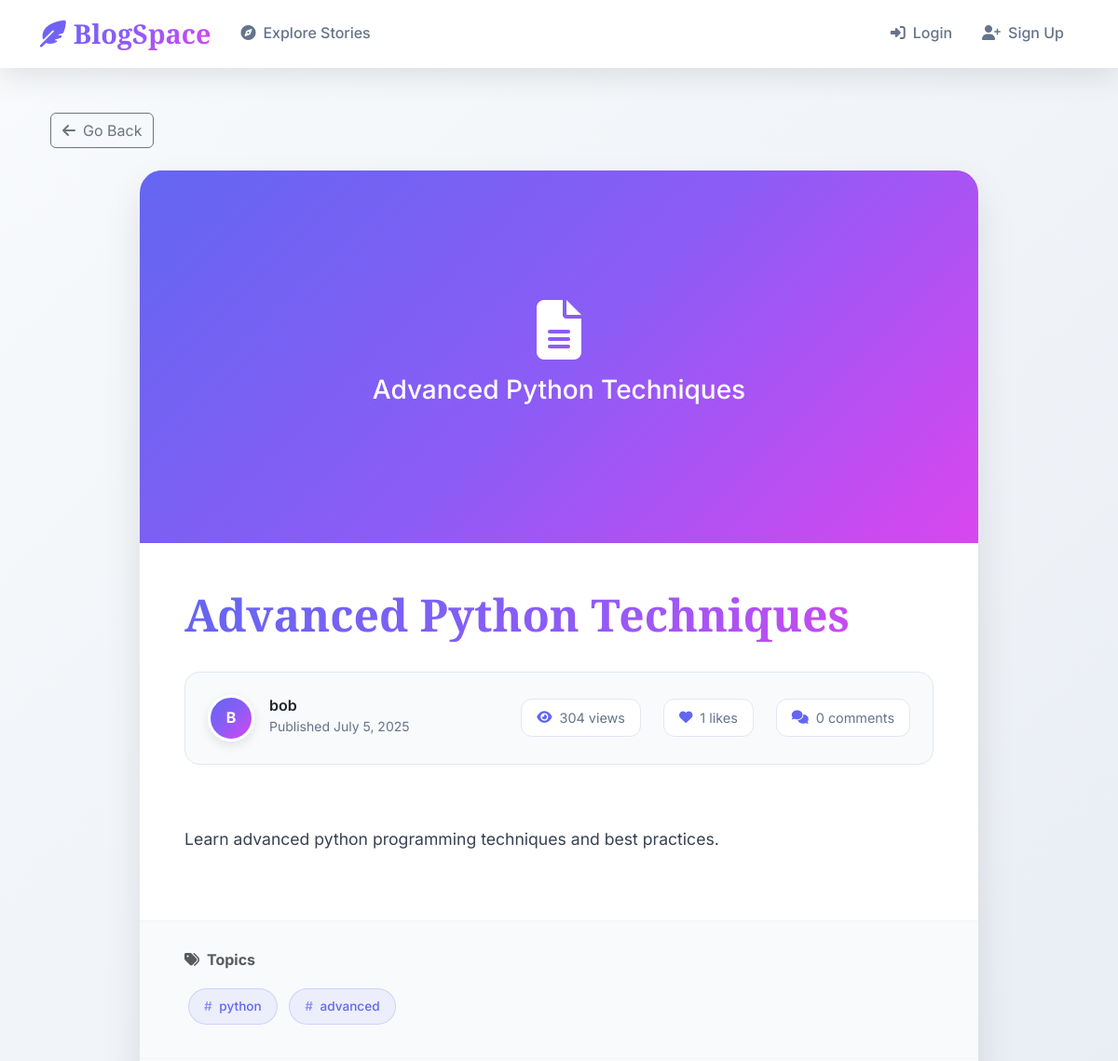
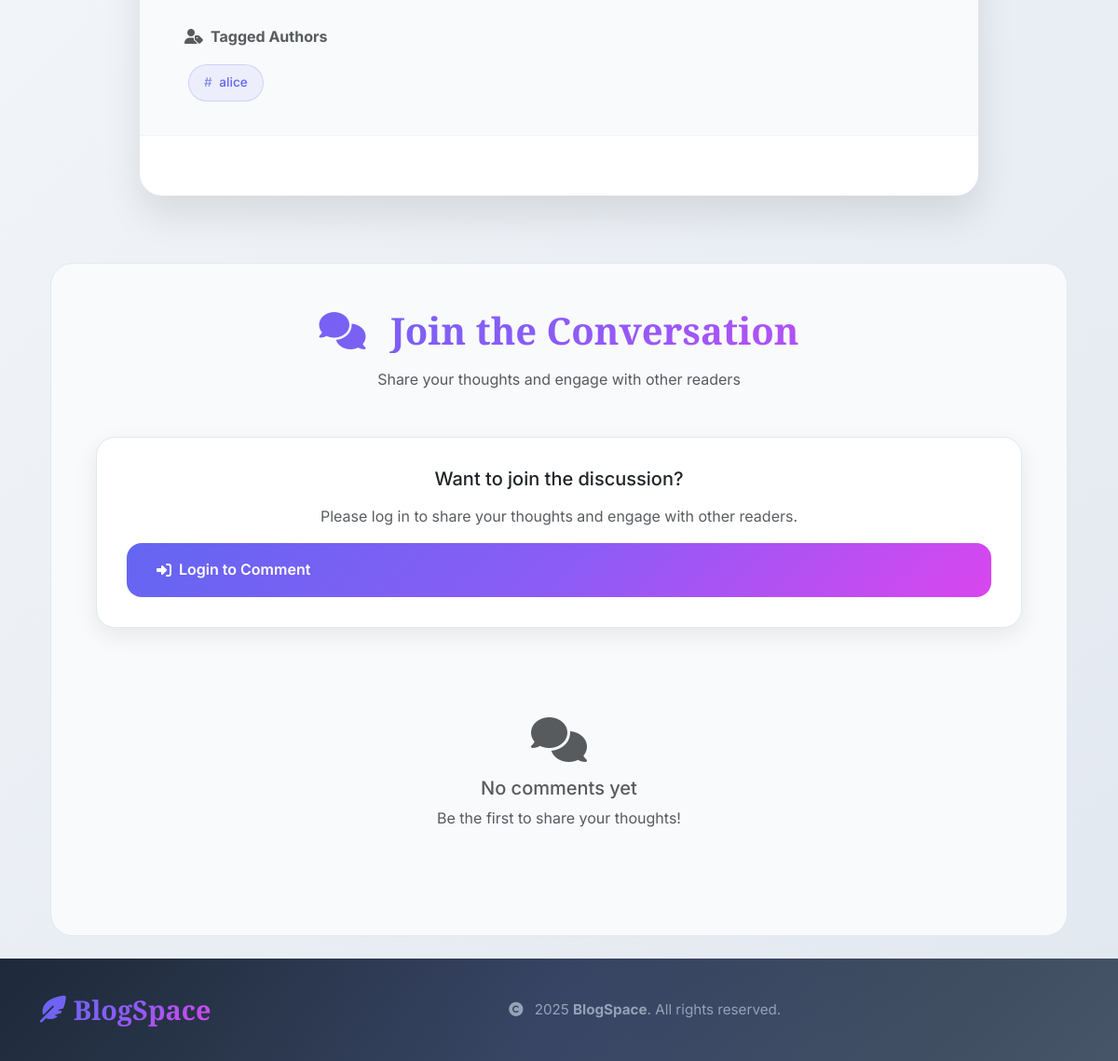
Page /post/18/ on the earlier database version (2 pictures, top to bottom).
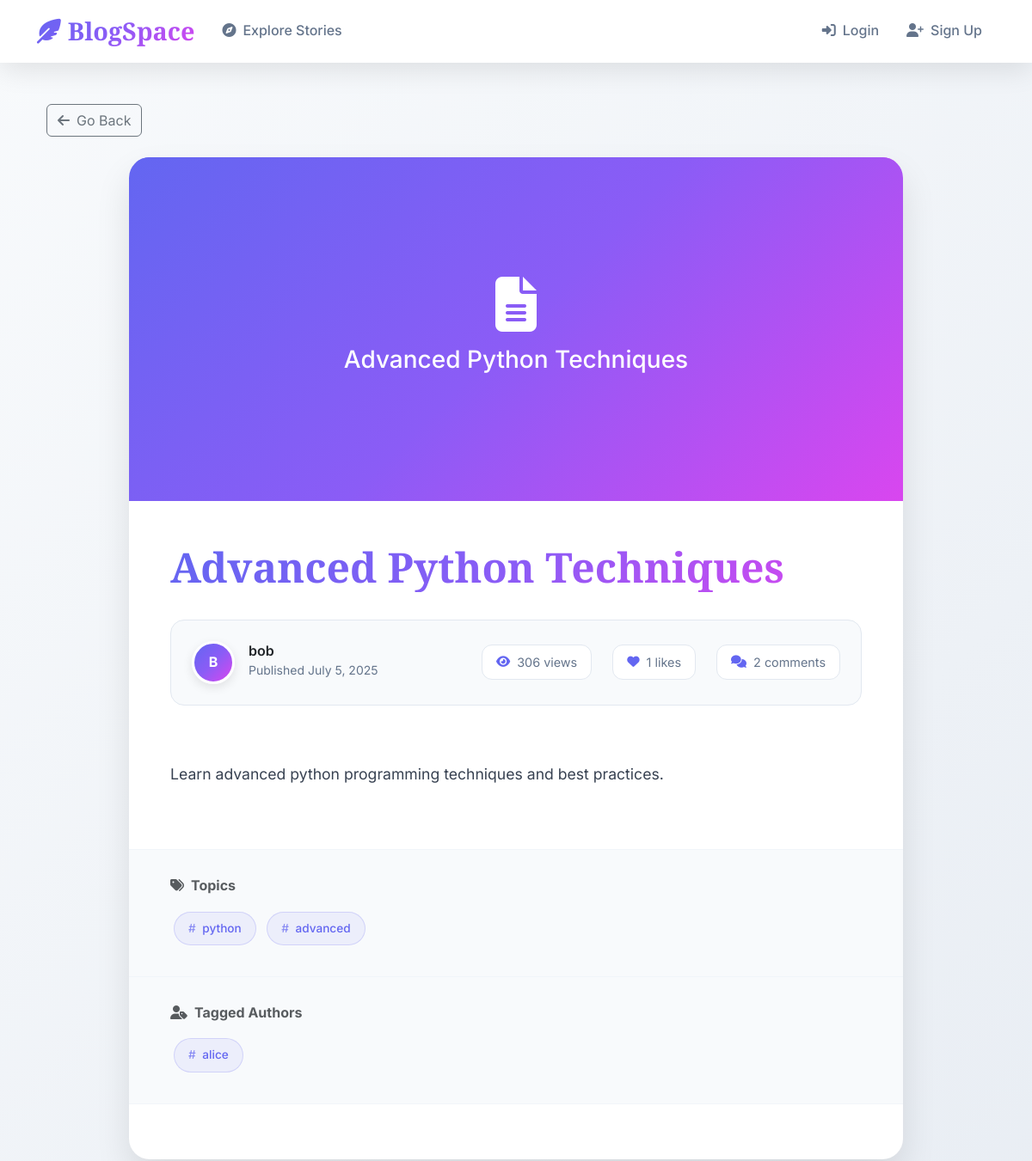
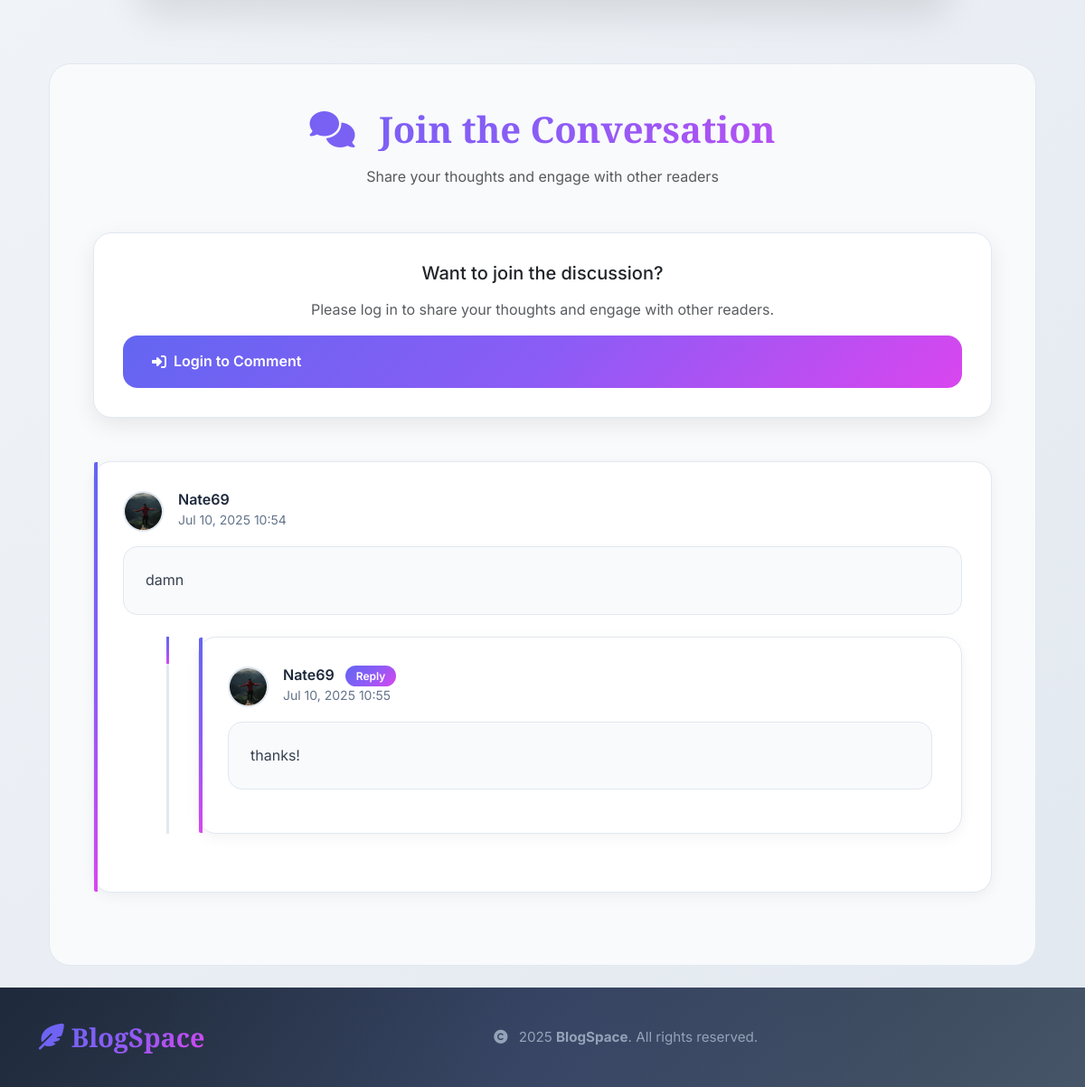
Same page on the later database version (2 pictures, top to bottom).
### blog/models.py (models this page shows, shortened)
class Post(models.Model):
    title = models.CharField(max_length=255)
    content = models.TextField()
    author = models.ForeignKey(User, on_delete=models.CASCADE)
    tagged_authors = models.ManyToManyField(User, related_name="tagged_posts", blank=True)
    tags = models.ManyToManyField(Tag, blank=True)
    image = models.ImageField(upload_to='post_images/', blank=True)  # New image field
    created_at = models.DateTimeField(auto_now_add=True)
    updated_at = models.DateTimeField(auto_now=True)
    likes = models.ManyToManyField(User, related_name="liked_posts", blank=True)
    def total_likes(self):
        return self.likes.count()

class Tag(models.Model):
    name = models.CharField(max_length=50, unique=True)

class Comment(models.Model):
    post = models.ForeignKey(Post, on_delete=models.CASCADE, related_name="comments")
    user = models.ForeignKey(User, on_delete=models.CASCADE)
    text = models.TextField()
    parent = models.ForeignKey('self', on_delete=models.CASCADE, null=True, blank=True, related_name='replies')
    created_at = models.DateTimeField(auto_now_add=True)
    class Meta:
        ordering = ['created_at']

class Profile(models.Model):
    user = models.OneToOneField(User, on_delete=models.CASCADE)
    bio = models.TextField(blank=True)
    profile_picture = models.ImageField(upload_to='profile_pics/', blank=True)

### blog/views.py (the view, shortened to what this page needs)
# urls.py: path("post/<int:post_id>/", post_detail, name="post_detail"),
def post_detail(request, post_id):
    post = get_object_or_404(Post, id=post_id)
    comments = post.comments.filter(parent=None).order_by('created_at')
    formatted_content = [p.strip().capitalize() for p in post.content.split("\n") if p.strip()]
    return render(request, "blog/post_detail.html", {
        "post": post,
        "comments": comments,
        "formatted_content": formatted_content
    })

### blog/models.py (called while the page is built)
    def update_analytics(self):
        self.total_post_views = PostView.objects.filter(post__author=self.user).count()
        self.total_likes_received = PostLike.objects.filter(post__author=self.user).count()
        self.total_comments_received = Comment.objects.filter(post__author=self.user).count()
        followers = PostLike.objects.filter(post__author=self.user).values_list('user', flat=True).distinct()
        self.total_followers = followers.count()
        self.save()

### blog/templates/blog/post_detail.html (shortened to what the changed rows need)
{% extends "blog/base.html" %}
{% block content %}
<div class="container py-4">
    <div class="article-container animate-fade-in-up">
        <div class="article-hero">
            {% if post.image %}
                <img src="{{ post.image.url }}" alt="{{ post.title }}" loading="lazy">
                <div class="article-hero-overlay"></div>
            {% else %}
                <div class="article-hero-placeholder">
                    <div class="text-center">
                        <i class="fas fa-file-alt" style="font-size: 4rem; margin-bottom: 1rem;"></i>
                        <h3>{{ post.title }}</h3>
                    </div>
                </div>
            {% endif %}
        </div>
        <div class="article-header">
            <h1 class="article-title">{{ post.title }}</h1>
            <div class="article-meta">
                <div class="author-info">
                    {% if post.author.profile.profile_picture %}
                        <img src="{{ post.author.profile.profile_picture.url }}" alt="{{ post.author.username }}" class="author-avatar">
                    {% else %}
                        <div class="author-avatar-placeholder">
                            {{ post.author.username|first|upper }}
                        </div>
                    {% endif %}
                    <div class="author-details">
                        <h6>
                            <a href="{% url 'author_profile' post.author.username %}" class="text-decoration-none text-dark">
                                {{ post.author.username }}
                            </a>
                        </h6>
                        <small>Published {{ post.created_at|date:"F j, Y" }}</small>
                    </div>
                </div>
                <div class="article-stats">
                    <div class="stat-item">
                        <i class="fas fa-eye"></i>
                        <span>{{ post.views.count }} views</span>
                    </div>
                    <div class="stat-item">
                        <i class="fas fa-heart"></i>
                        <span>{{ post.total_likes }} likes</span>
                    </div>
                    <div class="stat-item">
                        <i class="fas fa-comments"></i>
                        <span>{{ post.comments.count }} comments</span>
                    </div>
                </div>
            </div>
        </div>
        <div class="article-content">
            {% for paragraph in formatted_content %}
                <p>{{ paragraph }}</p>
            {% endfor %}
        </div>
        {% if post.tags.all %}
            <div class="article-tags">
                <h6 class="mb-3 fw-bold text-muted">
                    <i class="fas fa-tags me-2"></i>Topics
                </h6>
                {% for tag in post.tags.all %}
                    <a href="{% url 'posts_page' %}?tag={{ tag.name }}" class="tag-item">
                        {{ tag.name }}
                    </a>
                {% endfor %}
            </div>
        {% endif %}
        {% if post.tagged_authors.all %}
            <div class="article-tags">
                <h6 class="mb-3 fw-bold text-muted">
                    <i class="fas fa-user-tag me-2"></i>Tagged Authors
                </h6>
                {% for tagged_author in post.tagged_authors.all %}
                    <a href="{% url 'author_profile' tagged_author.username %}" class="tag-item">
                        {{ tagged_author.username }}
                    </a>
                {% endfor %}
            </div>
        {% endif %}
    </div>
</div>
<div class="container">
    <div class="comments-section animate-fade-in-up">
        <div class="comments-header">
            <h2 class="comments-title">
                <i class="fas fa-comments me-3"></i>
                Join the Conversation
            </h2>
        </div>
        <div class="comments-list">
            {% for comment in comments %}
                <div class="comment-item">
                    <div class="comment-header">
                        <div class="comment-author-info">
                            {% if comment.user.profile.profile_picture %}
                                <img src="{{ comment.user.profile.profile_picture.url }}" alt="{{ comment.user.username }}" class="comment-avatar">
                            {% else %}
                                <div class="comment-avatar-placeholder">
                                    {{ comment.user.username|first|upper }}
                                </div>
                            {% endif %}
                            <div class="comment-author-details">
                                <h6>{{ comment.user.username }}</h6>
                                <small>{{ comment.created_at|date:"M j, Y H:i" }}</small>
                            </div>
                        </div>
                    </div>
                    <div class="comment-content">
                        {{ comment.text }}
                    </div>
                    {% for reply in comment.replies.all %}
                        <div class="reply-comment">
                            <div class="comment-item">
                                <div class="comment-header">
                                    <div class="comment-author-info">
                                        {% if reply.user.profile.profile_picture %}
                                            <img src="{{ reply.user.profile.profile_picture.url }}" alt="{{ reply.user.username }}" class="comment-avatar">
                                        {% else %}
                                            <div class="comment-avatar-placeholder">
                                                {{ reply.user.username|first|upper }}
                                            </div>
                                        {% endif %}
                                        <div class="comment-author-details">
                                            <h6>
                                                {{ reply.user.username }}
                                                <span class="reply-badge">Reply</span>
                                            </h6>
                                            <small>{{ reply.created_at|date:"M j, Y H:i" }}</small>
                                        </div>
                                    </div>
                                </div>
                                <div class="comment-content">
                                    {{ reply.text }}
                                </div>
                            </div>
                        </div>
                    {% endfor %}
                </div>
            {% empty %}
                <div class="text-center py-5">
                    <i class="fas fa-comments text-muted" style="font-size: 3rem; margin-bottom: 1rem;"></i>
                    <h5 class="text-muted">No comments yet</h5>
                    <p class="text-muted">Be the first to share your thoughts!</p>
                </div>
            {% endfor %}
        </div>
    </div>
</div>
{% endblock %}

Differences in the rows shown:
computed for Post "Learn advanced python programming techniques and best practices.": views.count "304" → "306"; comments.count "0" → "2"
added Comment: user.profile.profile_picture (picture), user.username "Nate69", created_at "Jul 10, 2025 10:54", text "damn", shown under "Want to join the discussion?"
added Comment: user.profile.profile_picture (picture), user.username "Nate69", created_at "Jul 10, 2025 10:55", text "thanks!"
Other differences:
text no longer shown: "No comments yet Be the first to share your thoughts!"
